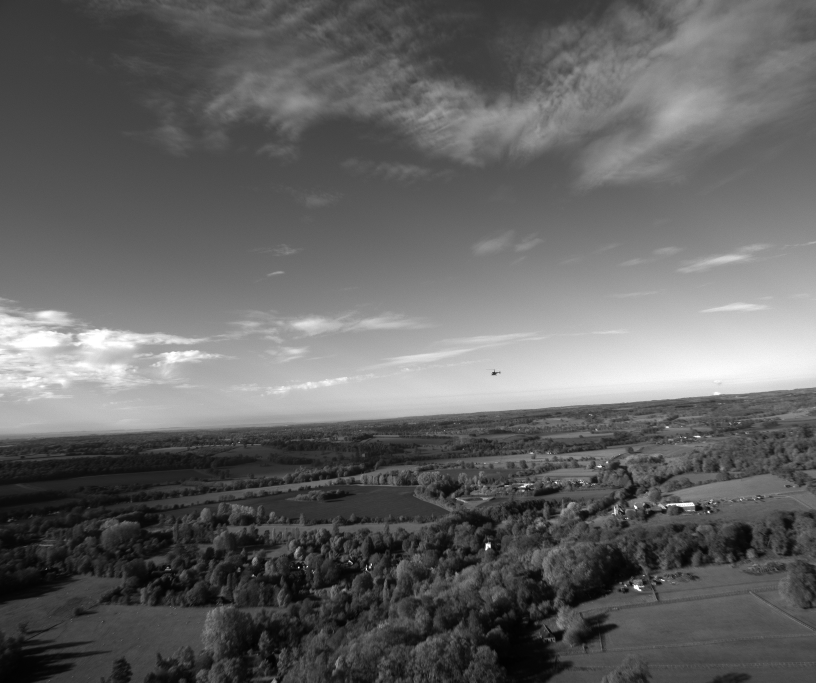
#> input picture images/1.png, 2448 x 2048 px (shown at 1/3 size); its folder holds only this picture in this run
$ python horizon_detection.py
#> lines starting #> are read from the running program, lines starting #| are printed output that depends on the picture; after the words box and inside, x2 and y2 are one past the last pixel; in counts of white or black regions, pixels touching at a corner belong together
### utils.py
import cv2
import numpy as np

"""
adapted from https://github.com/sallamander/horizon-detection. Thank you!
"""
def detect_horizon_line(image_grayscaled):
    """Detect the horizon's starting and ending points in the given image
    The horizon line is detected by applying Otsu's threshold method to
    separate the sky from the remainder of the image.
    :param image_grayscaled: grayscaled image to detect the horizon on, of
     shape (height, width)
    :type image_grayscale: np.ndarray of dtype uint8
    :return: the (x1, x2, y1, y2) coordinates for the starting and ending
     points of the detected horizon line
    :rtype: tuple(int)
    """

    msg = ('`image_grayscaled` should be a grayscale, 2-dimensional image '
           'of shape (height, width).')
    assert image_grayscaled.ndim == 2, msg
    image_blurred = cv2.GaussianBlur(image_grayscaled, ksize=(3, 3), sigmaX=0)

    _, image_thresholded = cv2.threshold(
        image_blurred, thresh=0, maxval=1,
        type=cv2.THRESH_BINARY+cv2.THRESH_OTSU
    )
    image_thresholded = image_thresholded - 1
    image_closed = cv2.morphologyEx(image_thresholded, cv2.MORPH_CLOSE,
                                    kernel=np.ones((9, 9), np.uint8))

    horizon_x1 = 0
    horizon_x2 = image_grayscaled.shape[1] - 1
    if(len(np.where(image_closed[:, horizon_x1] == 0)[0]) == 0):
         horizon_y1 = -1
         horizon_x1 = -1
    else:
        horizon_y1 = max(np.where(image_closed[:, horizon_x1] == 0)[0])
    if(len(np.where(image_closed[:, horizon_x2] == 0)[0]) == 0):
         horizon_y2 = -1
         horizon_x2 = -1
    else:
        horizon_y2 = max(np.where(image_closed[:, horizon_x2] == 0)[0])

    return horizon_x1, horizon_x2, horizon_y1, horizon_y2

### horizon_detection.py
import cv2
import matplotlib.pyplot as plt
import numpy as np
import json
import os
from utils import detect_horizon_line


# grab images from folder
images = []
for file in os.listdir(os.getcwd() + "/images"):
    if file.endswith(".png"):
        images.append(cv2.imread(os.getcwd() + "/images/" + file, 0))


num_sliding_windows = 16
delta = int(2448 / num_sliding_windows)
top_crop = 750
bottom_crop = 1400
cnt = 1
for img in images:
    # crop the image so that it does not include too much of the top or bottom_crop
    # this is useful as there could be bright sunglight that throws the algorithm off
    img_crop = img[top_crop : bottom_crop, :]

    # Then we run a sliding window and compute the horizon points just in that small window
    points = []
    for j in range(num_sliding_windows):
        temp_img = img_crop[:, j * delta : (j + 1) * delta]
        # compute the horizon points at these windows
        horizon_x1, horizon_x2, horizon_y1, horizon_y2 = detect_horizon_line(temp_img)
        if(horizon_y1 != -1):
            points.append((horizon_y1, horizon_x1 + j * delta))
        if(horizon_y2 != -1):
            points.append((horizon_y2, horizon_x2 + j * delta))


    points.sort()
    # Some points may be not in line with the other points so we drop outliers
    points = points[:int(len(points)*(0.75))]

    # plot the points
    for x, y in points:
        img = cv2.circle(img, (y,x + top_crop), radius=15, color=(255, 255, 255), thickness=-1)
    # save results
    cv2.imwrite(os.getcwd() + "/results/" + "{}.png".format(cnt), img)
    cnt += 1
#> this loop made 1 pass
#> cnt on pass 1: 2
#> pass 1, `img_crop = img[top_crop : bottom_crop, :]`:
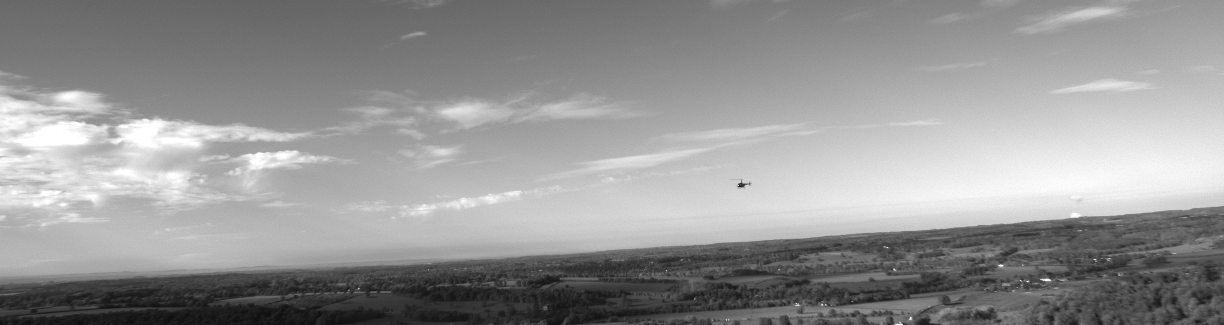
#> img_crop: shape (650, 2448) (shown at 1/2 size); min 12, max 255, mean 148.6
#> pass 1, in detect_horizon_line, `image_blurred = cv2.GaussianBlur(image_grayscaled, ksize=(3, 3), sigma..`:
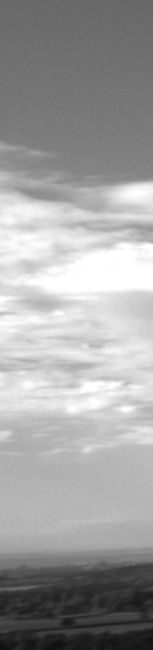
#> image_blurred: shape (650, 153); min 14, max 255, mean 159.5
#> pass 1, in detect_horizon_line, `_, image_thresholded = cv2.threshold( image_blurred, thresh=0, maxval=..`:
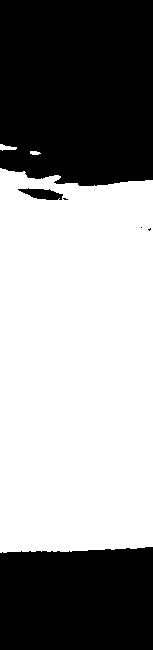
#> image_thresholded: shape (650, 153); values 0 (black) and 1 (white), 56.8% white; 6 black regions (3 under 20 px), largest, box (x1, y1, x2, y2) and area: (0, 0, 153, 186) 27417, (0, 547, 153, 650) 15225, (18, 188, 63, 200) 327
#> after the loop:
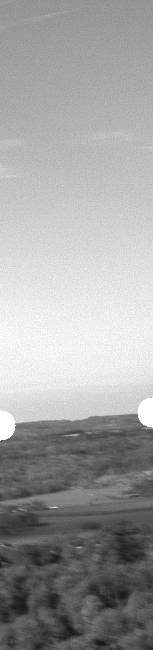
#> temp_img: shape (650, 153); min 21, max 255, mean 160
#> after the loop, cnt = 2

$ run again, on images/5.png
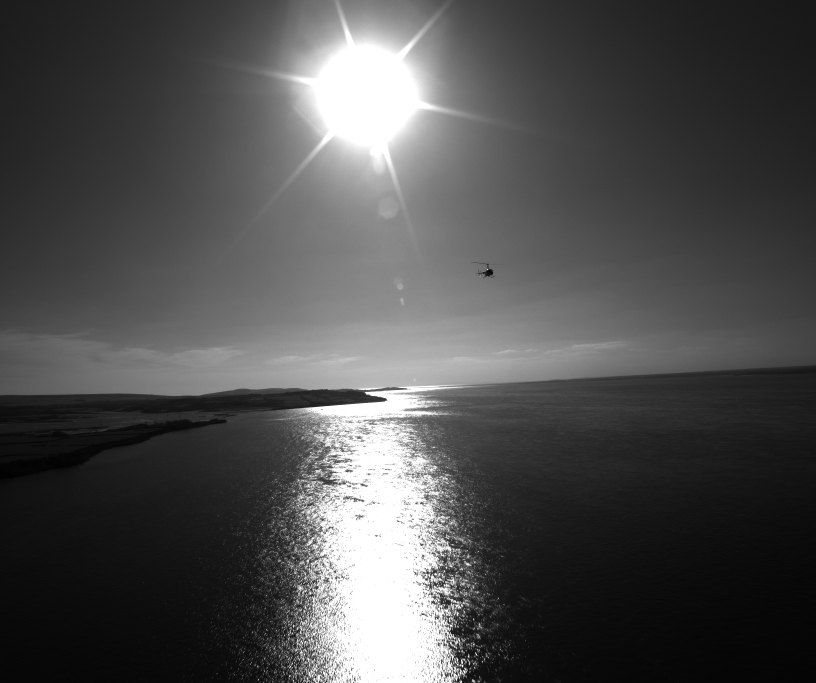
#> input picture images/5.png, 2448 x 2048 px (shown at 1/3 size)
#> the loop `for img in images:` made 1 pass
#> cnt on pass 1: 2
#> pass 1, in detect_horizon_line, `_, image_thresholded = cv2.threshold( image_blurred, thresh=0, maxval=..`:
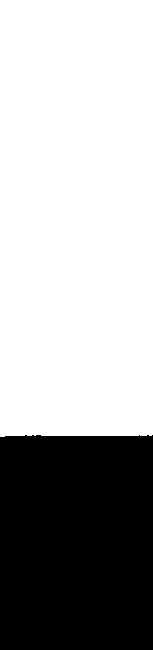
#> image_thresholded: shape (650, 153); values 0 (black) and 1 (white), 67.1% white; 1 black region, box (x1, y1, x2, y2) and area: (0, 435, 153, 650) 32750
#> after the loop `for img in images:`:
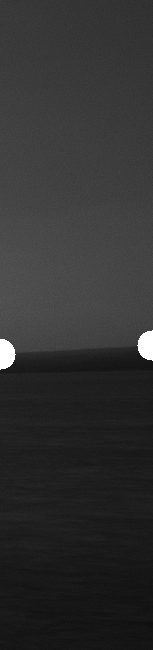
#> temp_img: shape (650, 153); min 13, max 255, mean 48.7
#> after the loop `for img in images:`: cnt = 2

$ run again, on images/2.png
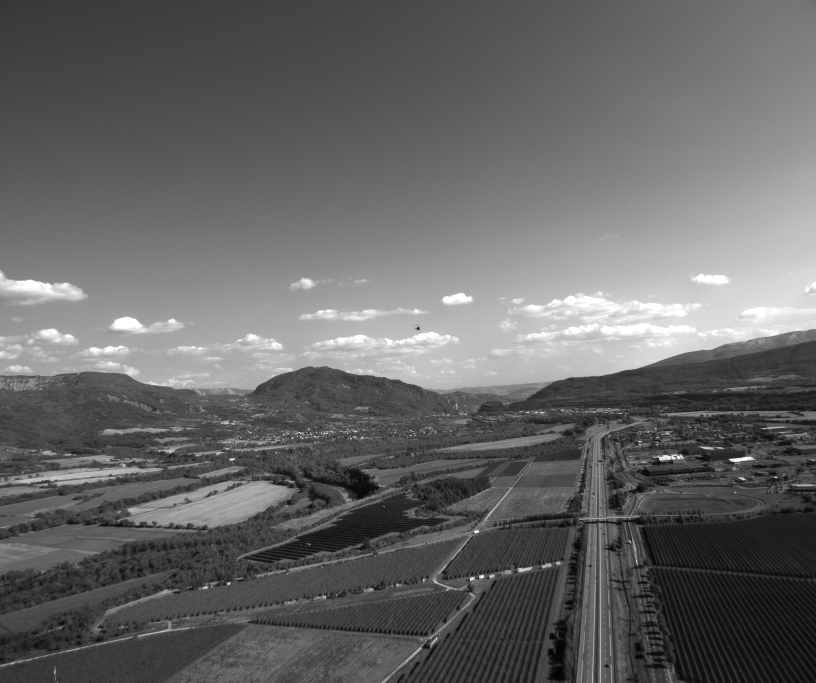
#> input picture images/2.png, 2448 x 2048 px (shown at 1/3 size)
#> the loop `for img in images:` made 1 pass
#> cnt on pass 1: 2
#> pass 1, in detect_horizon_line, `_, image_thresholded = cv2.threshold( image_blurred, thresh=0, maxval=..`:
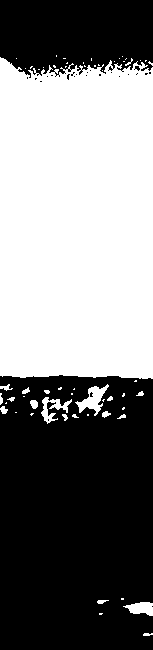
#> image_thresholded: shape (650, 153); values 0 (black) and 1 (white), 49.1% white; 58 white regions (41 under 20 px), largest, box (x1, y1, x2, y2) and area: (0, 57, 153, 379) 47156, (75, 384, 109, 416) 434, (41, 397, 72, 424) 314
#> after the loop `for img in images:`:
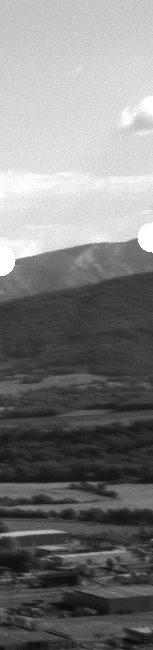
#> temp_img: shape (650, 153); min 9, max 255, mean 124.7
#> after the loop `for img in images:`: cnt = 2

$ run again, on images/3.png
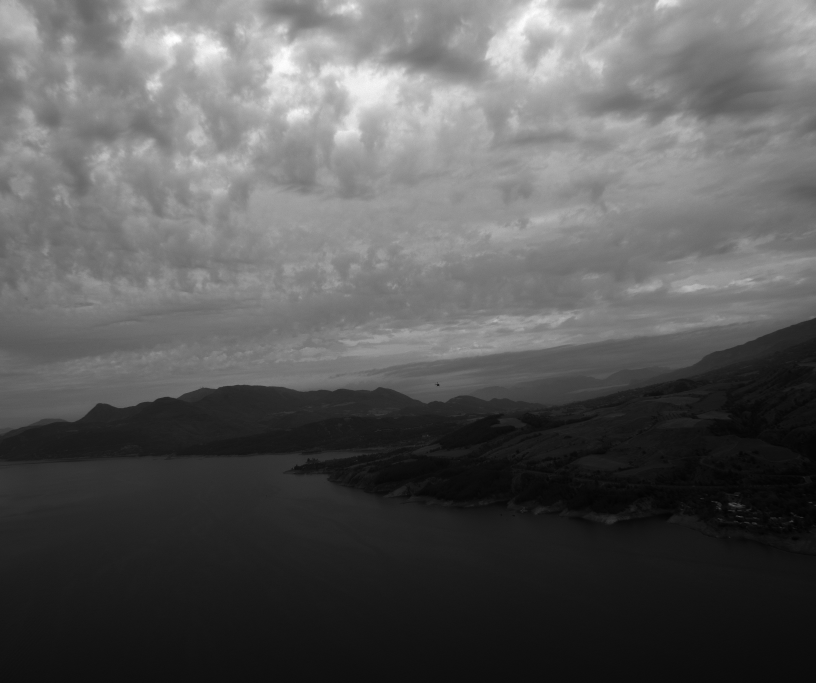
#> input picture images/3.png, 2448 x 2048 px (shown at 1/3 size)
#> the loop `for img in images:` made 1 pass
#> cnt on pass 1: 2
#> pass 1, in detect_horizon_line, `_, image_thresholded = cv2.threshold( image_blurred, thresh=0, maxval=..`:
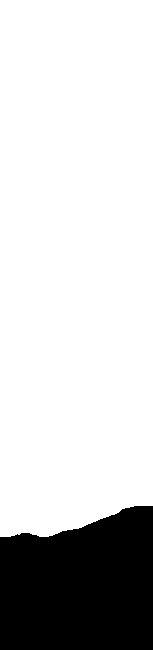
#> image_thresholded: shape (650, 153); values 0 (black) and 1 (white), 80.7% white; 1 black region, box (x1, y1, x2, y2) and area: (0, 506, 153, 650) 19198
#> after the loop `for img in images:`:
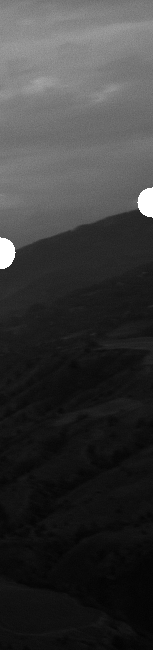
#> temp_img: shape (650, 153); min 2, max 255, mean 56.4
#> after the loop `for img in images:`: cnt = 2

$ run again, on images/4.png
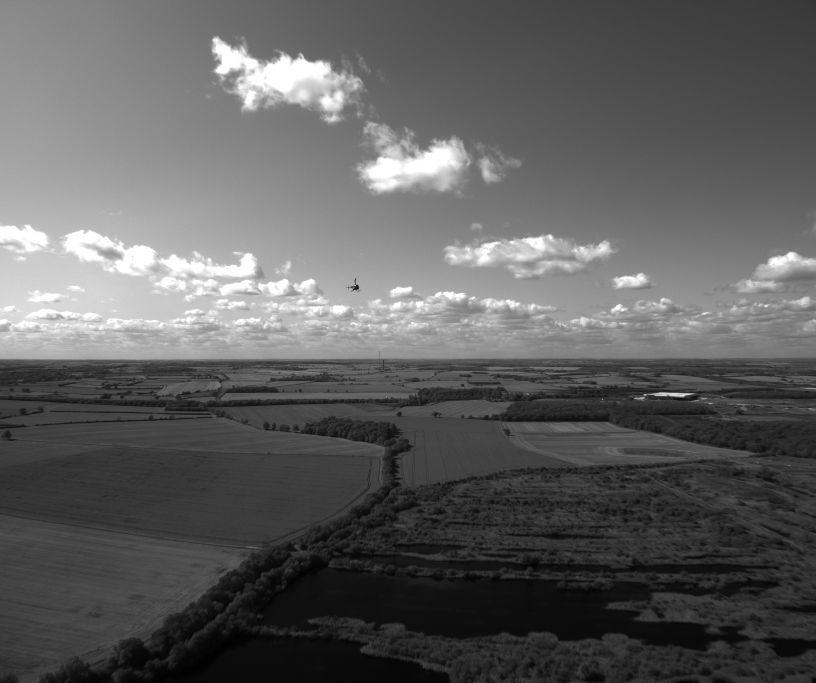
#> input picture images/4.png, 2448 x 2048 px (shown at 1/3 size)
#> the loop `for img in images:` made 1 pass
#> cnt on pass 1: 2
#> after the loop `for img in images:`:
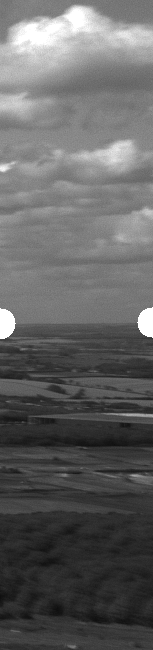
#> temp_img: shape (650, 153); min 14, max 255, mean 99.2
#> after the loop `for img in images:`: cnt = 2
